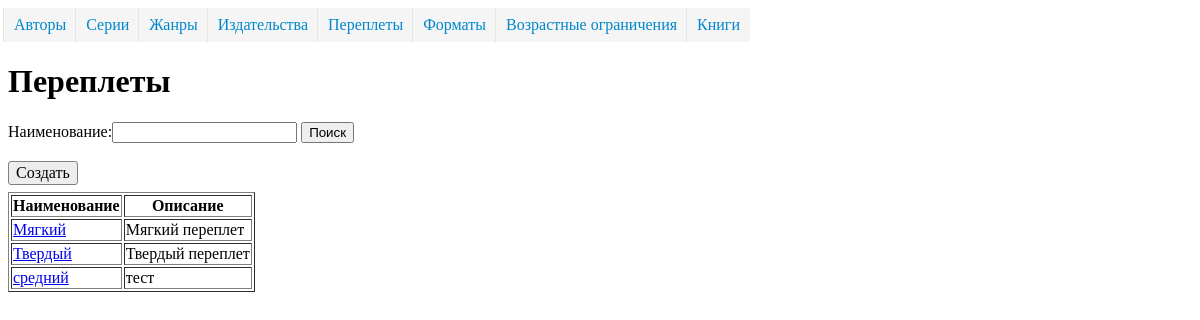
The page /directory/binding/ on the database its author committed.
### dimensionsapp/models.py (models this page shows, shortened)
class Dimension(models.Model):
    name = models.CharField("Наименование", max_length=50, unique=True)
    description = models.TextField("Описание", blank=True, )
    class Meta:
        abstract = True
        ordering = ['name']

class Binding(Dimension):
    class Meta(Dimension.Meta):
        verbose_name = 'переплет'
        verbose_name_plural = 'переплеты'

### dimensionsapp/views.py (the view)
class BindingListView(ListViewFilter):
    model = Binding
    extra_context = {'url_detail': 'binding_detail', }

### dimensionsapp/form.py
class SearchForm(forms.Form):
    search = forms.CharField(label='Наименование', required=False)

### dimensionsapp/views.py (called while the page is built)
    def get_context_data(self, *, object_list=None, **kwargs):
        context = super().get_context_data(**kwargs)
        if 'search' in self.request.GET:
            context['form'] = self.form({'search': self.request.GET['search']})
        else:
            context['form'] = self.form()
        return context

    def get_queryset(self):
        qs = super().get_queryset()
        if 'search' in self.request.GET and self.request.GET['search'] != '':
            name = self.request.GET['search']
            qs = qs.filter(name__istartswith=name)
        return qs

### templates/dimensionsapp/binding_list.html (shortened to what this page needs)
{% extends 'dimension_list.html' %}
{% block header %}
        <H1>Переплеты</H1>
{% endblock %}
{% block create_ankor%}{% url 'binding_create' %}{% endblock %}

### templates/dimension_list.html (shortened to what this page needs)
<!DOCTYPE html>
<html lang="ru">
<head>
{% load static %}
    <link rel="stylesheet" href="{% static "css/stylesheet.css" %}">
</head>
<body>
    {% include 'menu.html' %}
    {% block header %}{% endblock %}
    {% block searchform %}
        <form action="" method="get">
            {% block searchform_name %}
                {{ form }}
            {% endblock %}
            <button type="submit">Поиск</button>
        </form>
        <br>
    {% endblock %}
    {% block create %}
        <a href="{% block create_ankor %}#{% endblock %}" class="button">Создать</a>
    {% endblock %}
    <table border="1">
        {% block dimension_list %}
            <tr>
                <th>Наименование</th>
                <th>Описание</th>
            </tr>
            {% for object in object_list %}
                <tr>
                    <td><a href="{% url url_detail object.pk %}">{{ object.name }}</a></td>
                    <td>{{  object.description }}</td>
                </tr>
            {% endfor %}
        {% endblock %}
    </table>
</body>
</html>

### static/css/stylesheet.css (style rules this page uses)
.button { display: inline-block; text-decoration: none; background-color: #ededed; padding: 2px 7px; color: black; border-radius: 3px; margin-bottom: 7px; border: 1px solid #7f7f7f; }

### rows shown on the page
Binding: name "Мягкий", description "Мягкий переплет"
Binding: name "Твердый", description "Твердый переплет"
Binding: name "средний", description "тест"
